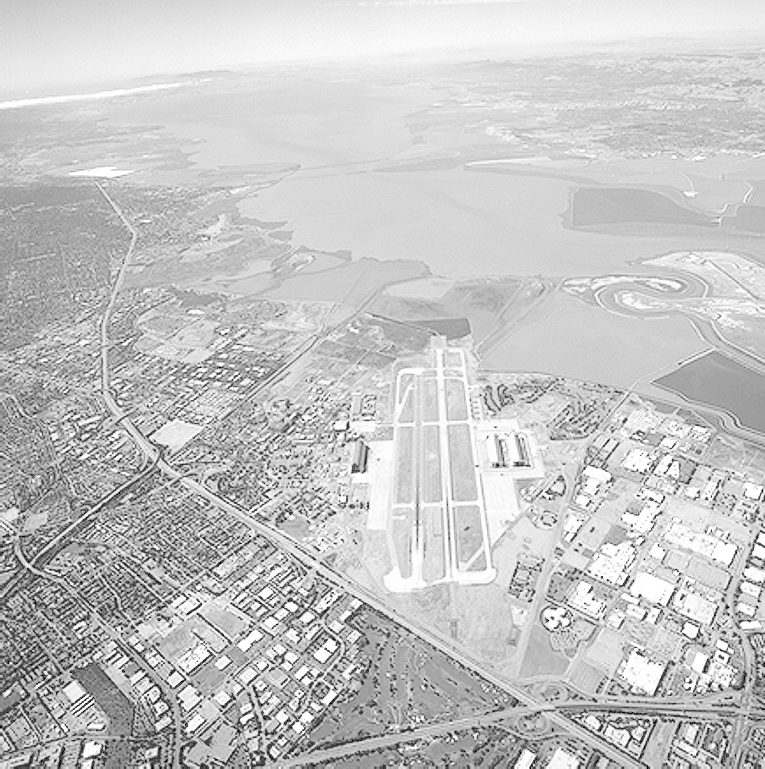
#> input picture DIP3E/Codes/Python/Chapter-3/Data/Fig0309(a)(washed_out_aerial_image).tif, 765 x 769 px
$ jupyter execute Example3-2.ipynb   (shell and % lines are left out)
#> lines starting #> are read from the running program, lines starting #| are printed output that depends on the picture
**Examples 3.2:** Another illustration of power-law transformations.

This example includes figure 3.9.

gamma transformation: $s = cr^\gamma$

> This code is written with python==3.7, skimage==0.14, matplotlib==2.2.3

[cell 1]
import matplotlib.pyplot as plt
from skimage.io import imread

[cell 2]
# read and show original image
src_img = imread('./Data/Fig0309(a)(washed_out_aerial_image).tif').astype(float)
#> src_img: shape (769, 765) float64; min 0, max 255, mean 197.1

plt.figure(figsize=(10,10))
plt.imshow(src_img,'gray')
plt.title('Aerial image')
plt.show()

[cell 3]
# contrast manipulation by power-law transformation
c = 1.0
gammas = [1.0, 3.0, 4.0, 5.0] # subfigure: a, b, c, d
dest_imgs = [c*src_img**gamma for gamma in gammas]
#> dest_imgs = 4 items

[cell 4]
# plot Figure 3.9
fig = plt.figure(figsize=(15,15))
plt.title("Figure 3.9: Another illustration of power-law transformations")
plt.axis('off')
axeslist = fig.subplots(2,2)
for (i, axes) in enumerate(axeslist.ravel()):
    axes.imshow(dest_imgs[i],'gray')
    axes.set_title(f"$\gamma={gammas[i]}$")
    axes.set_axis_off()
plt.show()
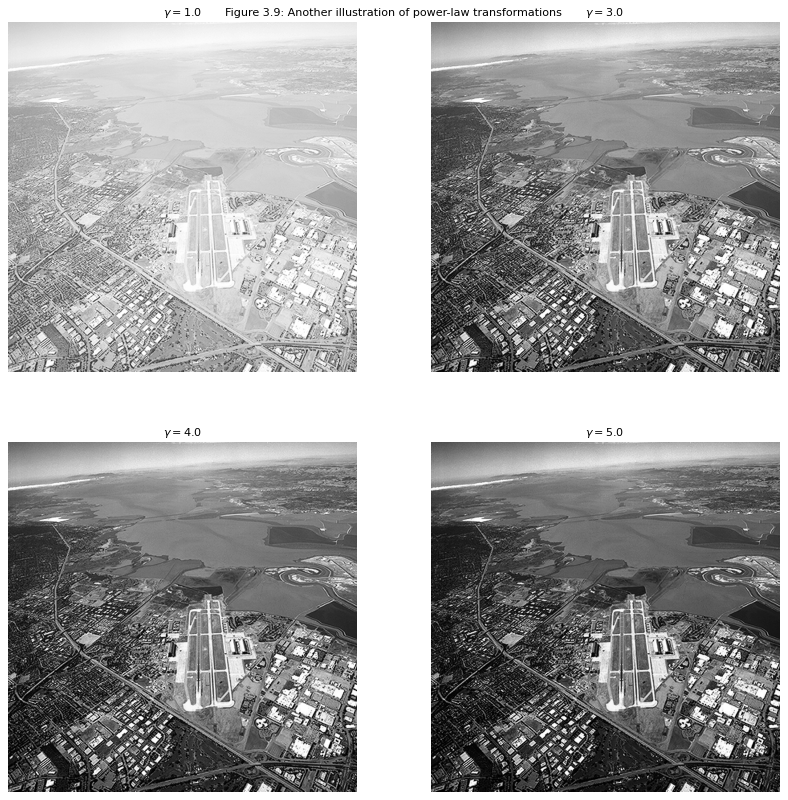
#> figure drawn by matplotlib, 4 panels
